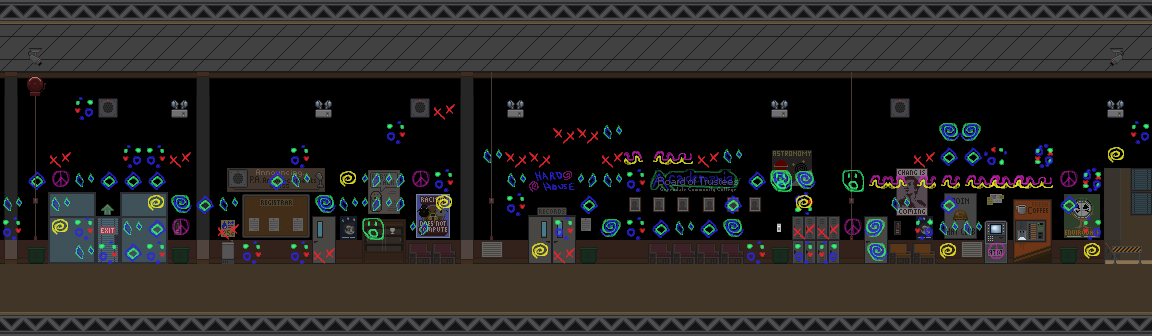

A 2D game scene composited from a Tiled map and its tileset images. What follows is a short description and the map's XML, with each tile layer's data collapsed to a summary:
An orthogonal 48x14 tile map with 24x24 px tiles, 3 tile layers (Tile Layer 1, Tile Layer 2, Tile Layer 3) and 18 objects (8x floor, 7x sprite, 2x door).

<map height="14" orientation="orthogonal" tileheight="24" tilewidth="24" version="1.0" width="48">
 <properties><property name="blended tiles" value="2,11,12,13,14,15,16,17,18,19,20,21,22,23,24,25,26,27,28,29,30,32,33,34,35,36,37,38,39,40,41,42,43,44,45,46,47,48,49,50,51,52,53,54,55,56,57,58,59,60,62,63,64,65,66,67,68,69,70,71,72,73,74,75,78,79,80,81,82,83,84,85,86,87,88,89,90,92,93,94,95,96,98,99,100,101,102,103,104,105,108,109,110,111,112,113,114,115,116,117,118,119,120,121,122,123,124,125,126,128,129,130,131,132,133,134,135,138,139,140,141,142,143,144,145,146,147,148,149,150,151,152,153,154,155,156,158,159,160,161,162,163,164,165,168,169,170,171,172,173,174,175,176,177,178,179,180,181,182,183,190,191,192,193,194,195,196,197,198,199,200,201,202,203,204,205,206,207,208,209,210,211,212,213,218,221,222,223,224,225,226,227,228,229,230,231,232,233,234,235,236,237,238,239,240,241,242,243,244,245,246,247,248,249,252,253,254,255,256,257,258,259,260,261,262,263,264,265,266,267,268,269,270,271,272,273,274,275,276,277,278,279,282,283,284,285,286,287,288,289,290,291,292,293,294,295,296,297,298,299,300,301,302,303,304,305,306,307,308,309,310,311,312,313,314,317,318,319,320,321,322,323,324,325,326,327,328,329,330,331,332,333,334,335,336,337,338,339,340,341,342,343,344,345,346,347,348,349,350,351,352,353,354,355,356,357,358,359,360,361,362,366,367,368,369,370,371,372,373,374,375,376,377,378,379,380,381,382,383,384,386,387,388,389,390,391,392,396,397,398,399,400,401,403,404,405,406,407,408,409,410,411,412,413,414,415,416,417,418,419,420,421,422,426,427,428,429,430,431,433,434,435,436,437,438,439,440,441,443,444,445,446,447,448,449,450,451,452,456,457,458,459,460,461,463,464,465,466,467,468,469,470,471,473,474,475,476,477,478,479,480,481,482,486,487,488,489,490,491,492,493,494,495,500,501,503,504,505,506,507,508,509,510,511,512,513,514,515,516,517,518,519,520,521,522,523,524,525,526,527,528,529,530,531,532,533,534,535,536,537,538,539,540,1,2,3,4,5,6,7,8,9,10,11,12,13,14,15,16,17,18,19,20,21,22,23,24,25,26,27,28,29,30,31,32,33,34,35,36,37,38,41,45,46,47,48,50,51,52,53,54,55,56,57,58,59,60,61,62,63,64,65,66,67,68,69,70,71,72,73,74,75,76,77,78,79,80,81,82,83,84,8,9,10,11,12,13,14,15,20,21,22,23,24,32,33,34,35,36,37,38,39,40,41,42,43,44,45,46,47,48,55,56,57,58,59,60,61,62,63,64,65,66,67,68,69,70,71,72,73,74,75,76,77,78,79,80,81,82,83,84,87,88,89,90,91,92,93,94,95,96,97,98,99,100,101,102,103,104,105,108,110,111,112,113,114,115,116,117,118,119,120,121,122,123,124,125,126,127,128,129,130,131,132,135,136,137,138,139,140,141,142,143,144,145,147,148,149,150,151,152,153,154,155,156,158,159,160,161,162,163,164,165,166,167,168,169,170,171,172,173,174,175,176,177,178,179,180,181,182,183,184,185,186,187,188,189,190,191,192,193,194,195,196,197,198,199,200,203,204,205,208,209,210,211,212,213,214,217,218,219,220,222,223,224,227,228,229,232,233,234,235,236,237,238,241,242,243,244,245,246,247,248,249,250,251,252,253,254,255,256,257,258,259,260,261,262,263,264,265,266,267,268,269,270,271,272,273,274,275,276,277,278,279,280,281,282,283,284,285,286,287,288,289,290,291,292,293,294,295,296,297,298,299,304,305,306,307,308,309,310,311,312,313,314,315,316,317,318,319,320,321,322,323,324,328,329,330,331,332,333,334,335,336,337,338,339,340,341,342,343,344,345,346,347,348,349,350,351,352,353,354,357,358,360,361,362,363,364,365,366,367,368,371,372,373,374,375,376,377,378,381,382,384,385,386,387,388,389,390,391,392,393,394,395,396,397,398,399,400,401,402,403,404,405,406,408,409,410,411,412,413,414,415,416,417,418,419,420,421,422,423,424,425,429,430,432,433,434,435,436,437,438,439,440,441,444,445,449,453,454,455,456,457,458,459,460,461,462,463,464,465,468,469,472,473,474,475,476,477,478,479,480,2,3,4,6,7,8,9,10,11,12,13,14,15,16,17,18,19,20,21,22,23,26,27,28,29,30,31,32,33,34,35,36,37,38,39,40,41,42,43,44,45,46,47,48,49,50,51,52,53,54,55,56,57,58,59,60,61,62,63,64,65,66,67,69,70,72,73,74,77,78,82,83,84,85,86,103,104,105,1,2,3,4,5,6,7,8,9,13,15,16,19,20,21,22,26,27,28,29,30,31,32,33,34,35,39,40,41,42,43,44,45,46,47,48,52,53,54,55,56,57,58,59,60,61,62,63,64,65,66,67,68,69,70,71,72,73,74,75,76,77,78,79,80,81,82,83,84,85,86,87,88,89,90,91,92,93,94,95,96,97,98,99,100,101,102,103,104,105,106,107,108,109,110,111,112,113,114,115,116,117,118,119,120,121,122,123,124,125,126,127,128,129,130,131,133,134,135,136,137,138,139,140,141,142,143,144,146,147,148,149,150,151,152,153,154,155,156,157,158,159,160,161,162,163,164,165,166,167,168,169,1,3,5,7,8,9,10,11,13,17,18,19,21,22,23,25,26,27,28,29,30,31,33,35,36,37,39,41,42,45,46,47,48,51,52,54,55,56,58,59,60,61,63,64,66,67,68,69,70,71,73,74,75,79,80,81,82,83,84,85,87,89,90,91,94,95,96,97,98,100,101,102,103,104,105,106,107,108,109,111,112,113,114,115,116,117,118,119,120,9,10,11,15,16,21,22,32,33,36,37,38,48,49,56,59,62,67,68,69,70,78,79,80,81,82,83,84,85,86,87,88,89,90,91,92,93,94,95,96,97,98,99,100,101,102,103,104,105,106,107,108,109,110,111,112,113,114,115,116,117,118,119,120,121,2,4,5,7,8,9,10,11,12,13,14,16,18,19,20,21,22,24,25,26,27,28,29,30,31,32,33,35,37,38,39,40,41,42,43,44,45,46,47,48,49,50,51,52,53,54,55,56,57,58,60,61,62,63,64,65,66,67,68,69,71,72,74,75,76,77,78,79,80,81,82,83,84,86,87,88,89,90,91,92,93,94,95,96,97,98,99,100,102,103,104,105,106,107,108,109,110,111,112,113,114,115,116,117,118,119,120,121,5,6,7,8,9,10,11,12,13,14,15,17,18,19,20,21,22,23,24,26,27,30,31,33,35,36,39,40,42,43,44,45,46,48,49,50,51,52,53,54,55,56,57,58,59,60,61,62,63,64,65,66,67,68,69,70,72,1,2,3,4,6,7,8,9,10,11,15,16,20,21,22,23,24,28,29,30,32,36,37,38,39,40,44,45,46,48,1,2,3,4,5,6,7,8,9,10,11,12,13,14,15,16,17,18,19,20,21,23,24,25,26,29,30,33,34,36,37,39,41,42,43,44,45,46,49,52,53,54,55,58,59,64,65,66,67,68,69,70,71,73,74,75,78,79,80,81,84,85,86,87,88,89,90,91,92,93,94,95,96,97,98,99,100,101,102,103,104,107,109,116,117,119,120,121,122,123,124,125,126,127,128,129,130,135,136,137,138,139,140,141,142,143,144,145,146,147,148,149,150,151,152,153,154,155,156,160,161,162,163,164,165,166,167,168,169,170,171,172,173,174,175,176,177,178,181,182,186,187,188,189,190,191,192,193,194,196,197,198,199,201,202,203,204,207,208,212,213,214,215,216,217,218,219,220,222,223,224,225,227,228,229,230,233,234,238,239,240,241,242,243,244,245,246,247,248,249,250,251,252,253,254,255,256,259,260,264,265,266,269,270,271,272,273,274,275,276,277,278,279,281,282,283,284,285,286,290,291,292,295,296,297,298,299,300,301,302,303,304,305,306,307,308,309,310,311,312,316,317,318,319,320,321,322,323,324,325,326,327,328,329,330,331,332,333,334,335,336,337,338,342,343,344,345,346,347,348,350,353,354,355,356,357,358,359,360,361,362,363,364,366,367,368,369,370,371,372,373,374,376,377,378,379,380,381,382,383,384,385,386,389,390,392,393,394,395,396,397,398,399,400,401,402,403,404,405,406,407,409,410,411,412,415,416,417,418,419,420,421,422,423,424,425,426,427,428,429,430,431,432,433,435,436,437,438,441,442,443,444,445,446,447,448,451,452,453,454,455,456,459,460,461,462,463,464,467,468,469,471,472,473,474,477,479,480,481,482,485,486,487,489,490,491,492,493,494,495,497,498,499,500,503,505,506,507,508,511,512,513,514,515,516,517,518,519,520,521,522,523,524,525,526,529,530,531,532,533,534,537,538,539,541,542,543,544,545,546,547,548,549,551,552,553,554,555,556,557,559,560,561,562,563,564,565,566,567,568,569,570,571,572,573,574,575,576,577,578,579,580,581,582,583,584,585,586,587,588,589,590,591,592,593,594,595,596,597,598,599,600,601,602,603,604,605,606,607,608,609,610,611,612,613,614,615,616,617,618,619,620,621,622,623,624,625,626,627,628,629,630,631,632,635,636,638,639,641,642,643,644,645,646,647,648,649,650,651,652,653,654,655,656,657,658,659,660,661,662,664,665,666,667,668,669,670,671,672,673,674,675,676,1,2,4,5,7,10,11,12,13,14,15,16,18,19,20,21,22,24,25,26,27,28,29,30,31,32,33,35,36,37,38,39,40,41,42,43,44,45,46,47,48,49,50,51,52,53,54,56,57,58,62,63,64,65,66,67,68,69,71,72,73,74,75,76,77,78,79,80,81,82,83,84,86,87,88,89,90,91,92,93,94,96,97,98,99,100,102,103,104,105,106,107,108,109,110,111,112,113,114,115,116,117,118,119,120,121,8,9,10,11,12,13,14,15,16,17,18,19,20,27,28,31,32,33,34,35,36,37,38,39,40,47,48,49,50,51,52,53,54,55,56,57,58,59,60,63,64,65,67,68,69,70,71,72,73,74,75,76,77,78,79,80,81,96,97,98,99,100,101,107,108,114,115,116,117,119,120,121,127,128,134,135,136,137,138,139,140,141,146,147,148,154,155,156,157,158,159,160,161,166,167,168,169,170,171,172,173,174,175,176,177,178,179,180,181,184,185,186,187,188,190,191,192,193,194,195,196,197,198,199,200,201,204,207,208,210,211,212,213,214,215,216,217,218,219,220,221,226,227,228,229,230,231,232,233,234,235,236,237,238,239,240,241,242,243,244,245,246,247,248,249,250,251,252,253,254,255,256,257,258,259,260,261,262,263,264,265,266,267,268,269,270,271,272,273,274,275,276,277,278,279,280,281,282,283,284,285,286,287,288,289,290,291,292,293,294,295,296,297,298,299,300,301,302,303,304,305,306,307,308,309,310,311,312,313,314,315,316,317,318,319,320,321,322,323,324,325,326,327,328,329,330,331,332,333,334,335,336,337,338,339,340,341,342,343,344,345,346,347,348,349,350,351,352,353,354,355,356,357,358,359,360,361,362,363,364,365,366,367,368,369,370,371,372,373,374,375,376,377,378,379,380,381,382,383,384,385,386,387,388,389,390,391,392,393,394,395,396,397,398,399,400,10,11,19,20,22,23,30,31,32,33,34,35,36,38,46,47,48,49,58,62,69,72,73,74,75,76,77,78,80,81,82,83,84,85,86,87,88,89,90,91,92,93,96,97,98,99,100,101,102,2,3,4,5,6,7,8,9,14,15,16,17,18,19,20,21,26,27,28,29,30,31,33,38,39,40,41,42,43,44,45,49,50,51,52,53,54,55,57,58,59,60,61,62,63,64,65,66,67,69,70,71,72,73,74,75,76,77,78,79,80,81,82,83,84,6,9,10,13,14,15,16,17,41,49,50,51,52,53,54,55,58,59,60,61,62,63,64,65,67,68,70,71,72,73,74,75,76,77,78,79,80,81,82,83,84,85,88,89,90,91,92,93,94,95,96,97,98,99,100,102,103,104,105,106,107,108,109,110,111,112,113,114,116,117,118,120,121,122,123,124,125,126,127,128,129,130,131,132,133,134,135,136,137,138,139,140,141,142,143,144,145,146,147,148,149,150,151,152,153,154,155,156,8,9,10,11,12,13,14,15,16,17,18,19,20,21,22,23,24,32,33,34,35,36,37,38,39,40,41,42,43,44,45,46,47,48,55,56,57,58,59,60,61,62,63,64,65,66,67,68,69,70,71,72,73,74,75,76,77,78,79,80,81,82,83,84,85,86,87,88,89,90,91,92,93,94,95,96,97,98,99,100,101,102,103,104,105,108,109,110,111,112,113,114,115,116,117,118,119,120,121,122,123,124,125,126,127,128,129,130,131,132,133,134,135,136,137,138,139,140,141,142,143,144,145,147,148,149,150,151,152,153,154,155,156,157,158,159,160,161,162,163,164,165,166,167,168,169,170,171,172,173,174,175,176,177,178,179,180,181,182,183,184,185,186,187,188,189,190,191,192,193,194,195,196,197,198,199,200,201,202,203,204,205,206,207,208,209,210,211,212,213,214,215,216,217,218,219,220,222,223,224,225,226,227,228,229,230,231,232,233,234,235,236,237,238,239,240,241,242,243,244,245,246,247,248,249,250,251,252,253,254,255,256,257,258,259,260,261,262,263,264,265,266,267,268,269,270,271,272,273,274,275,276,277,278,279,280,281,282,283,284,285,286,287,288,289,290,291,292,293,294,295,296,297,298,299,300,301,302,303,304,305,306,307,308,309,310,311,312,313,314,315,316,317,318,319,320,321,322,323,324,328,329,330,331,332,333,334,335,336,337,338,339,340,341,342,343,344,345,346,347,348,349,350,351,352,353,354,355,356,357,358,359,360,361,362,363,364,365,366,367,368,369,370,371,372,373,374,375,376,377,378,379,380,381,382,383,384,385,386,387,388,389,390,391,392,393,394,395,396,397,398,399,400,401,402,403,404,405,406,407,408,409,410,411,412,413,414,415,416,417,418,419,420,421,422,423,424,425,426,427,428,429,430,431,432,433,434,435,436,437,438,439,440,441,442,443,444,445,446,447,448,449,450,451,452,453,454,455,456,457,458,459,460,461,462,463,464,465,466,467,468,469,470,471,472,473,474,475,476,477,478,479,480" />
  <property name="blue" value="47" />
  <property name="green" value="37" />
  <property name="red" value="31" />
  <property name="soundtrack" value="audio/music/rave.ogg" />
 </properties>
 <tileset firstgid="1" name="rave-hallway" tileheight="24" tilewidth="24">
  <image height="480" source="../images/tilesets/rave-hallway.png" width="576" />
 </tileset>
 <layer height="14" name="Tile Layer 1" width="48">
  <data>[672 cells, 361 non-empty, 19 distinct tile ids]</data>
 </layer>
 <layer height="14" name="Tile Layer 2" width="48">
  <data>[672 cells, 177 non-empty, 55 distinct tile ids]</data>
 </layer>
 <layer height="14" name="Tile Layer 3" width="48">
  <data>[672 cells, 183 non-empty, 55 distinct tile ids]</data>
 </layer>
 <objectgroup height="14" name="nodes" width="48">
  <object height="48" name="raveSwitch" type="door" width="24" x="767" y="223">
   <properties>
    <property name="button" value="ACTION" />
    <property name="level" value="admin-hallway" />
    <property name="to" value="raveSwitch" />
   </properties>
  </object>
  <object height="118" type="sprite" width="119" x="126" y="92">
   <properties>
    <property name="animation" value="1-3,1" />
    <property name="height" value="120" />
    <property name="sheet" value="images/rave-lights.png" />
    <property name="width" value="120" />
   </properties>
  </object>
  <object height="118" type="sprite" width="119" x="462" y="91">
   <properties>
    <property name="animation" value="1-3,1" />
    <property name="height" value="120" />
    <property name="sheet" value="images/rave-lights.png" />
    <property name="width" value="120" />
   </properties>
  </object>
  <object height="118" type="sprite" width="119" x="474" y="91">
   <properties>
    <property name="animation" value="1-3,1" />
    <property name="height" value="120" />
    <property name="sheet" value="images/rave-lights.png" />
    <property name="width" value="120" />
   </properties>
  </object>
  <object height="118" type="sprite" width="119" x="1063" y="92">
   <properties>
    <property name="animation" value="1-3,1" />
    <property name="height" value="120" />
    <property name="sheet" value="images/rave-lights.png" />
    <property name="width" value="120" />
   </properties>
  </object>
  <object height="118" type="sprite" width="119" x="727" y="92">
   <properties>
    <property name="animation" value="1-3,1" />
    <property name="height" value="120" />
    <property name="sheet" value="images/rave-lights.png" />
    <property name="width" value="120" />
   </properties>
  </object>
  <object height="118" type="sprite" width="119" x="271" y="92">
   <properties>
    <property name="animation" value="1-3,1" />
    <property name="height" value="120" />
    <property name="sheet" value="images/rave-lights.png" />
    <property name="width" value="120" />
   </properties>
  </object>
  <object height="50" type="sprite" width="27" x="611" y="220">
   <properties>
    <property name="animation" value="1-7,1" />
    <property name="height" value="48" />
    <property name="sheet" value="images/npc/human-raver.png" />
    <property name="width" value="32" />
   </properties>
  </object>
  <object height="55" name="main" type="door" width="24" x="97" y="216">
   <properties>
    <property name="level" value="greendale-exterior" />
    <property name="to" value="admin1" />
   </properties>
  </object>
 </objectgroup>
 <objectgroup height="14" name="floor" width="48">
  <object height="36" width="1159" x="-3" y="272" />
 </objectgroup>
 <objectgroup color="#55557f" height="14" name="platform" width="48">
  <object height="8" type="floor" width="13" x="222" y="241" />
  <object height="8" type="floor" width="42" x="363" y="219" />
  <object height="6" type="floor" width="44" x="410" y="252" />
  <object height="6" type="floor" width="92" x="649" y="252" />
  <object height="7" type="floor" width="46" x="792" y="216" />
  <object height="6" type="floor" width="45" x="889" y="253" />
  <object height="8" type="floor" width="21" x="985" y="221" />
  <object height="7" type="floor" width="37" x="1014" y="200" />
 </objectgroup>
</map>
